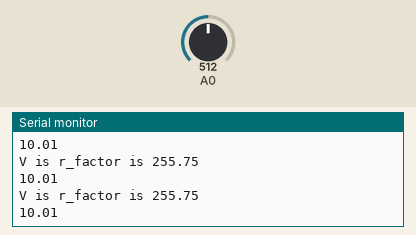
This sketch was run on a simulated Arduino Uno, built with avr-gcc and run on an emulated ATmega328P. On the bench: the last lines printed to the serial monitor. Inputs (shaded band) come from the test bench; at power-on: A0 = 512.

Above: at 1.3 s.
1.4 s: A0 set to 716
At 1.82 s:
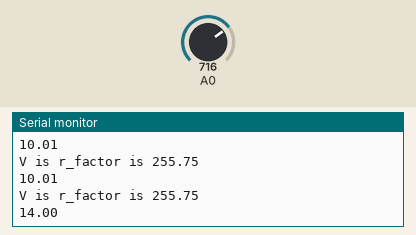
2.9 s: A0 set to 900
At 3.33 s:
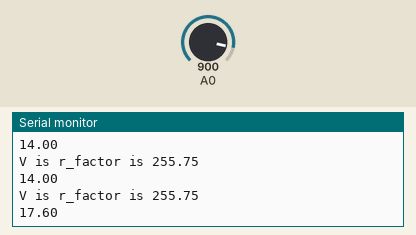
Timing chart, 0 to 5.9 s (numbered marks = the images above; inputs shaded):
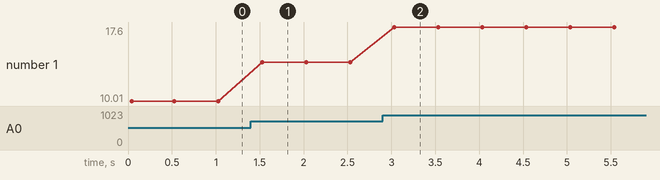

The sketch:

readingVoltage.ino
```cpp
#include "voltage_reader.h"

voltage_reader* volts;
void setup()
{
  Serial.begin(9600);

  volts = new voltage_reader(A0);
  //3 for the ratio of voltage divider
 // rFactor = 1023.0 / 4;  //1023 for the resolution of the pot
  Serial.println("Starting up!");
}

void loop()
{
//  int sensorValue = analogRead(VOLTAGE_READ);

  //float voltage = (sensorValue / rFactor)* REFV;
  Serial.print("V is ");
  Serial.println(volts->get_voltage());
  delay(500);


}
```

voltage_reader.cpp
```cpp
#include "voltage_reader.h"
voltage_reader::voltage_reader(int pin)
{
	this->pin = pin;
	r_factor = 1023.0f / 4.0f;
	reference_v = 5.0f;

        Serial.begin(9600);
}

voltage_reader::voltage_reader(int pin, int r1, int r2)
{
	this->pin = pin;
	r_factor = (r2 + 0.0f) / (r2 + r1 + 0.0f);
	r_factor = 1023.0 / r_factor;
        reference_v = 5.0f;
}
voltage_reader voltage_reader::set_pin(int pin)
{
	this->pin = pin;
	return *this;
}
voltage_reader voltage_reader::set_reference_v(float v)
{
    reference_v = v;
    return *this;
}

voltage_reader voltage_reader::set_resistance(int r1, int r2)
{
	r_factor = (r2 + 0.0f) / (r2 + r1 + 0.0f);
	r_factor = 1023.0 / r_factor;

	return *this;
}

float voltage_reader::get_voltage()
{
	return get_voltage(1);
}

float voltage_reader::get_voltage(int iterations)
{
	float average = 0.0f;
	for(int i = 0; i < iterations; i++)
	{
                Serial.print("r_factor is ");
                Serial.println(r_factor);
              	average += (analogRead(pin) / r_factor) * reference_v;
	}
	return average / iterations;
}
```

voltage_reader.h
```cpp
#ifndef voltage
#define voltage
#include "Arduino.h"
class voltage_reader
{
	private:
    	        int pin;
    	        float r_factor;
    	        float reference_v;

	public:
        	/*
        	*	Sets up the ADC to read voltage measurements
        	*	Defaults the reference voltage to be 5 V
        	* 	Defaults the dividing factor to be 4.
        	*
        	*	@param pin - the ADC pin to read voltage
        	*/
        	voltage_reader(int pin);
        	/*
        	*	Sets up the ADC to read voltage measurements
        	*	Defaults the reference voltage to be 5 V
        	* 	The divining factor is calculated at (r2 / (r2 + r1))
        	*
        	*	@param pin - the ADC pin to read voltage
        	*	@param r1  - resistor connected to voltage being measured
        	*	@param r2  - resistor connected to ground
        	*/
        	voltage_reader(int pin, int r1, int r2);
        	/*
        	*	Set changes the ADC pin used to measure voltage
        	*	Uses builder method to so caller can keep setting values;
        	*	@param pin - the ADC pin to read voltage
        	*/
        	voltage_reader set_pin(int pin);
        	/*
        	*	Set changes the reference voltage.
        	*	Uses builder method so caller can keep setting values;
        	*	@param voltage - changes the reference voltage used in calculations
        	*/
        	voltage_reader set_reference_v(float voltage);
        	/*
        	*	Set resistors in voltage dividers
        	*	Uses builder method so caller can keep setting values;
        	*	@param r1  - resistor connected to voltage being measured
        	*	@param r2  - resistor connected to ground
        	*/
        	voltage_reader set_resistance(int r1, int r2);
        	/*
        	*	Reads the ADC once and returns the voltage reading;
        	*/
        	float get_voltage();
        	/*
        	*	Reads the ADC iteration times and finds the average voltage
        	* 	@param iterations - number of times adc is read to find average voltage
        	*/
        	float get_voltage(int iterations);
};
#endif
```

Measured:
- after the input at 1.4 s, the serial monitor: prints a new line after 0.13 s (image 1)
- after the input at 2.9 s, the serial monitor: prints a new line after 0.13 s (image 2)
- plotted number 1: 10.01 → 14 after the input at 1.4 s, 14 → 17.6 after the input at 2.9 s
